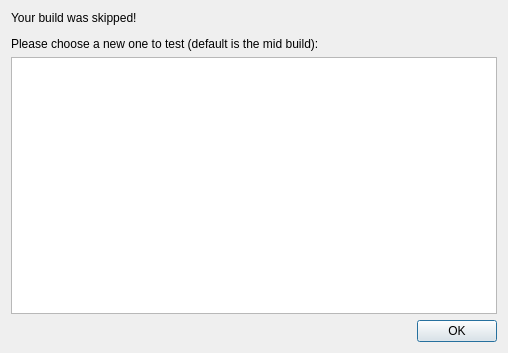
<?xml version="1.0" encoding="UTF-8"?>
<ui version="4.0">
 <class>SkipDialog</class>
 <widget class="QDialog" name="SkipDialog">
  <property name="geometry">
   <rect>
    <x>0</x>
    <y>0</y>
    <width>508</width>
    <height>353</height>
   </rect>
  </property>
  <property name="windowTitle">
   <string>Dialog</string>
  </property>
  <layout class="QVBoxLayout" name="verticalLayout">
   <item>
    <widget class="QLabel" name="label">
     <property name="text">
      <string>&lt;html&gt;&lt;head/&gt;&lt;body&gt;&lt;p&gt;Your build was skipped!&lt;/p&gt;&lt;p&gt;Please choose a new one to test (default is the mid build):&lt;/p&gt;&lt;/body&gt;&lt;/html&gt;</string>
     </property>
    </widget>
   </item>
   <item>
    <widget class="SkipChooserView" name="gview">
     <property name="mouseTracking">
      <bool>true</bool>
     </property>
    </widget>
   </item>
   <item>
    <layout class="QHBoxLayout" name="horizontalLayout">
     <item>
      <widget class="QLabel" name="lbl_status">
       <property name="text">
        <string/>
       </property>
      </widget>
     </item>
     <item>
      <widget class="QDialogButtonBox" name="buttonBox">
       <property name="orientation">
        <enum>Qt::Horizontal</enum>
       </property>
       <property name="standardButtons">
        <set>QDialogButtonBox::Ok</set>
       </property>
      </widget>
     </item>
    </layout>
   </item>
  </layout>
 </widget>
 <customwidgets>
  <customwidget>
   <class>SkipChooserView</class>
   <extends>QGraphicsView</extends>
   <header>mozregui.skip_chooser</header>
  </customwidget>
 </customwidgets>
 <resources/>
 <connections>
  <connection>
   <sender>buttonBox</sender>
   <signal>accepted()</signal>
   <receiver>SkipDialog</receiver>
   <slot>accept()</slot>
   <hints>
    <hint type="sourcelabel">
     <x>248</x>
     <y>254</y>
    </hint>
    <hint type="destinationlabel">
     <x>157</x>
     <y>274</y>
    </hint>
   </hints>
  </connection>
  <connection>
   <sender>buttonBox</sender>
   <signal>rejected()</signal>
   <receiver>SkipDialog</receiver>
   <slot>reject()</slot>
   <hints>
    <hint type="sourcelabel">
     <x>316</x>
     <y>260</y>
    </hint>
    <hint type="destinationlabel">
     <x>286</x>
     <y>274</y>
    </hint>
   </hints>
  </connection>
 </connections>
</ui>
